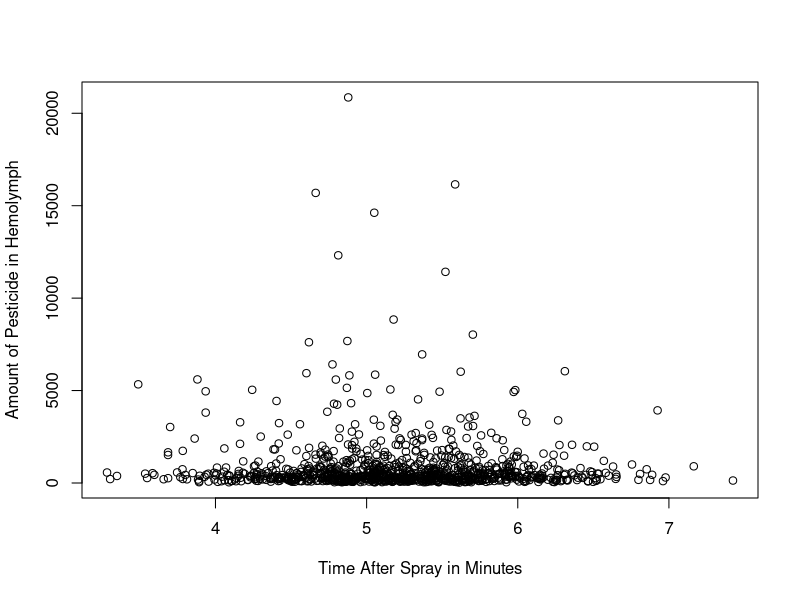

R code for this plot:
## ---- chunk 1
knitr::opts_chunk$set(echo = TRUE)
## ---- chunk 2
set.seed(123)

N0 <- 6
decay <- 0.18

x <- rnorm(1000)

# Inverse function for the exponential decay
inv.logit.link <- function(p){
	x <- exp(p)
}

response <- rpois(1000, lambda = inv.logit.link(N0 * exp(-decay*x)))
predictor <- rnorm(1000, mean = 5.2, sd = 0.65)

data_frame <- as.data.frame(cbind(response, predictor))
plot(data_frame$response~data_frame$predictor,xlab="Time After Spray in Minutes",ylab="Amount of Pesticide in Hemolymph")
